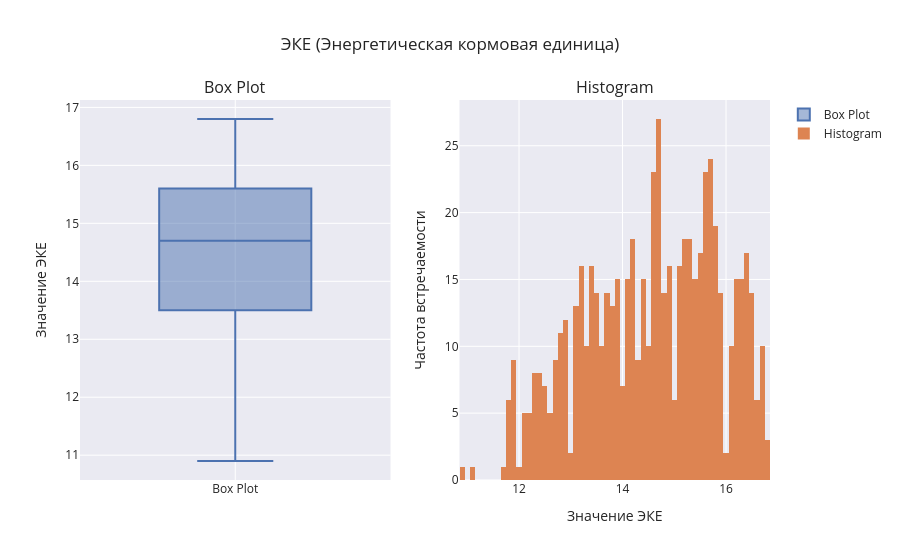

The code cell stored with this chart in its notebook:
### Markdown cell above
Количество строчек совпадает, значит, мы не удалили лишнего

### Code cell
fig = get_histogram_boxplot(
    farm_data['feed_energy'], 
    'ЭКЕ (Энергетическая кормовая единица)', 
    bins=100
)

fig.update_layout(
    yaxis_title="Значение ЭКЕ", 
    xaxis2_title="Значение ЭКЕ",        
    yaxis2_title="Частота встречаемости",  
)

fig.show()

### Figure 1 — Plotly figure (JSON) as saved in the notebook; plotly's stock layout.template omitted (floating-point values rounded to 4 significant figures; data arrays with more than 128 entries replaced by an {"elided": "..."} marker saying what was removed)
{"data": [{"name": "Box Plot", "type": "box", "xaxis": "x", "y": {"elided": "628 float values"}, "yaxis": "y"}, {"name": "Histogram", "nbinsx": 100, "type": "histogram", "x": {"elided": "628 float values"}, "xaxis": "x2", "yaxis": "y2"}], "layout": {"annotations": [{"font": {"size": 16}, "showarrow": false, "text": "Box Plot", "x": 0.225, "xanchor": "center", "xref": "paper", "y": 1, "yanchor": "bottom", "yref": "paper"}, {"font": {"size": 16}, "showarrow": false, "text": "Histogram", "x": 0.775, "xanchor": "center", "xref": "paper", "y": 1, "yanchor": "bottom", "yref": "paper"}], "title": {"text": "ЭКЕ (Энергетическая кормовая единица)"}, "xaxis": {"anchor": "y", "domain": [0, 0.45]}, "xaxis2": {"anchor": "y2", "domain": [0.55, 1], "title": {"text": "Значение ЭКЕ"}}, "yaxis": {"anchor": "x", "domain": [0, 1], "title": {"text": "Значение ЭКЕ"}}, "yaxis2": {"anchor": "x2", "domain": [0, 1], "title": {"text": "Частота встречаемости"}}}}
